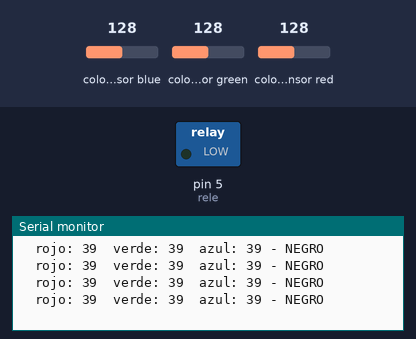
This sketch was run on a simulated Arduino Uno, built with avr-gcc and run on an emulated ATmega328P. On the bench: switched loads named in the sketch (green lamp = pin HIGH), the last lines printed to the serial monitor. Wiring (inferred from the names in the program): TCS3200 colour sensor: output pin 10; S2 pin 8; S3 pin 9; S0 pin 7; S1 pin 6. Inputs (shaded band) come from the test bench; at power-on: colour sensor blue 128, colour sensor green 128, colour sensor red 128. Pins used as bus, display or sensor lines are not drawn.

Above: at 1.2 s.
1.3 s: colour sensor blue set to 191
At 1.71 s:
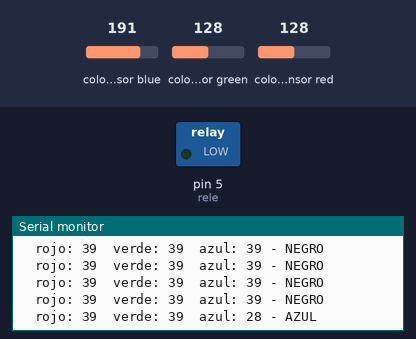
3.6 s: colour sensor green set to 191
At 3.82 s:
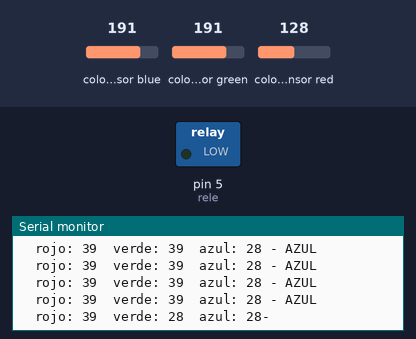
5.7 s: colour sensor red set to 250
At 5.92 s:
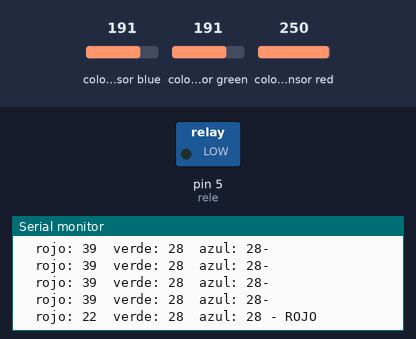

Measured:
- after the input at 1.3 s, the serial monitor: prints a new line after 0.21 s (image 1)
- after the input at 3.6 s, the serial monitor: prints a new line at once (image 2)
- after the input at 5.7 s, the serial monitor: prints a new line at once (image 3)

The sketch:

code.ino
```cpp
/*
Sensor de Color     Arduino
----------------------------
 VCC               5V
 GND               GND
 s0                7
 s1                6
 s2                8
 s3                9
 OUT               10

Salida RELE
_____________________
PINOUT 6
VCC arduino
GND arduino

*/
const int s0 = 7;
const int s1 = 6;
const int s2 = 8;
const int s3 = 9;
const int out = 10;
const int rele =5;
int rojo = 0;
int verde = 0;
int azul = 0;
//////////////////////////////////////////////////////////////////////////////////////VOID SETUP
void setup(){
  Serial.begin(9600);
  pinMode(s0, OUTPUT);
  pinMode(s1, OUTPUT);
  pinMode(s2, OUTPUT);
  pinMode(s3, OUTPUT);
  pinMode(out, INPUT);
  pinMode(rele, OUTPUT);
  digitalWrite(s0,HIGH);
  digitalWrite(s1,  HIGH);
}
//////////////////////////////////////////////////////////////////////////////////////VOID LOOP
void loop(){
  color();
  Serial.print("  rojo: ");
  Serial.print(rojo, DEC);
  Serial.print("  verde: ");
  Serial.print(verde, DEC);
  Serial.print("  azul: ");
  Serial.print(azul, DEC);


if (  rojo <20 && rojo < verde && verde <azul  )
{
   Serial.println(" - AMARILLO");
    digitalWrite(rele, LOW);
}else if (  rojo <20 && rojo < verde && verde >azul && verde >35 )
{
   Serial.println(" - NARANJA");
    digitalWrite(rele, LOW);
}
else if (  rojo <20 && rojo < verde && verde >azul &&verde >20)
{
   Serial.println(" - ROSA");
   digitalWrite(rele, HIGH);
}

else if (rojo < 16 && azul < 16 && verde < 16)
  {
     Serial.println(" - BLANCO");
      digitalWrite(rele, LOW);
  }
 else if (rojo > 35 && azul >35 && verde > 35)
  {
     Serial.println(" - NEGRO");
      digitalWrite(rele, LOW);
  }

  else  if (rojo < azul && rojo < azul )
  {
   Serial.println(" - ROJO");
    digitalWrite(rele, LOW);
  }
  else if (azul < rojo && azul < verde)
  {
   Serial.println(" - AZUL");
    digitalWrite(rele, LOW);
  }
  else if (verde < rojo && verde < azul)
  {
   Serial.println(" - VERDE");
    digitalWrite(rele, LOW);
  }
  else{
  Serial.println("-");
  }
  delay(300);
  }

void color()
{
  digitalWrite(s2, LOW);
  digitalWrite(s3, LOW);
  rojo = pulseIn(out, digitalRead(out) == HIGH ? LOW : HIGH);
  digitalWrite(s3, HIGH);
  azul = pulseIn(out, digitalRead(out) == HIGH ? LOW : HIGH);
  digitalWrite(s2, HIGH);
  verde = pulseIn(out, digitalRead(out) == HIGH ? LOW : HIGH);
}
```
